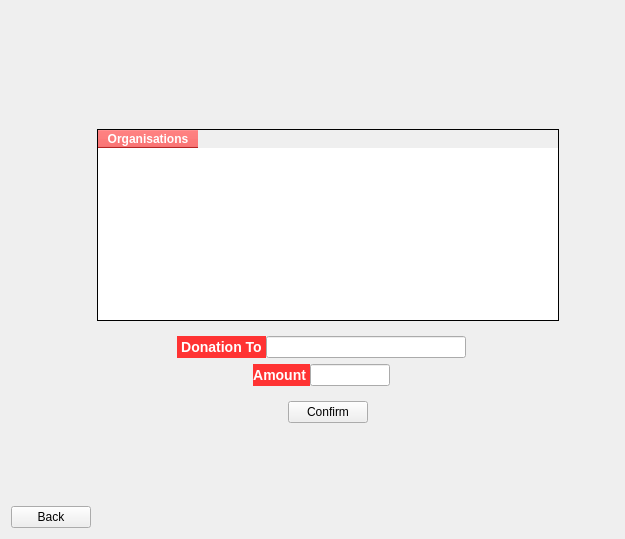
                 <widget class="QWidget" name="Donations_Page">
                  <layout class="QGridLayout" name="gridLayout_19">
                   <item row="0" column="2">
                    <spacer name="verticalSpacer_34">
                     <property name="orientation">
                      <enum>Qt::Vertical</enum>
                     </property>
                     <property name="sizeHint" stdset="0">
                      <size>
                       <width>20</width>
                       <height>78</height>
                      </size>
                     </property>
                    </spacer>
                   </item>
                   <item row="1" column="0">
                    <spacer name="horizontalSpacer_125">
                     <property name="orientation">
                      <enum>Qt::Horizontal</enum>
                     </property>
                     <property name="sizeHint" stdset="0">
                      <size>
                       <width>56</width>
                       <height>20</height>
                      </size>
                     </property>
                    </spacer>
                   </item>
                   <item row="1" column="1" colspan="3">
                    <layout class="QVBoxLayout" name="verticalLayout_35">
                     <property name="spacing">
                      <number>15</number>
                     </property>
                     <property name="topMargin">
                      <number>40</number>
                     </property>
                     <item>
                      <widget class="QTableWidget" name="DonationsTable">
                       <property name="sizePolicy">
                        <sizepolicy hsizetype="Expanding" vsizetype="Minimum">
                         <horstretch>0</horstretch>
                         <verstretch>0</verstretch>
                        </sizepolicy>
                       </property>
                       <property name="minimumSize">
                        <size>
                         <width>100</width>
                         <height>0</height>
                        </size>
                       </property>
                       <property name="styleSheet">
                        <string notr="true">QTableWidget {
  border: 1px solid black;
  border-collapse: collapse;
  background-color: white;
   color:black;
  font-weight: bold;
}

QHeaderView::section {
  background-color: #ff3333;
  color: white;
  font-weight: bold;
}</string>
                       </property>
                       <attribute name="horizontalHeaderMinimumSectionSize">
                        <number>28</number>
                       </attribute>
                       <column>
                        <property name="text">
                         <string>Organisations</string>
                        </property>
                       </column>
                      </widget>
                     </item>
                     <item>
                      <layout class="QHBoxLayout" name="horizontalLayout_79">
                       <item>
                        <spacer name="horizontalSpacer_84">
                         <property name="orientation">
                          <enum>Qt::Horizontal</enum>
                         </property>
                         <property name="sizeType">
                          <enum>QSizePolicy::Maximum</enum>
                         </property>
                         <property name="sizeHint" stdset="0">
                          <size>
                           <width>80</width>
                           <height>20</height>
                          </size>
                         </property>
                        </spacer>
                       </item>
                       <item>
                        <layout class="QVBoxLayout" name="verticalLayout_36">
                         <property name="spacing">
                          <number>6</number>
                         </property>
                         <item>
                          <layout class="QHBoxLayout" name="horizontalLayout_80">
                           <property name="spacing">
                            <number>0</number>
                           </property>
                           <item>
                            <widget class="QLabel" name="label_59">
                             <property name="styleSheet">
                              <string notr="true">QLabel
{
	background-color: #ff3333;
	color: #fff;
	font-size: 14px;
	font-weight: bold;

}</string>
                             </property>
                             <property name="text">
                              <string> Donation To </string>
                             </property>
                             <property name="alignment">
                              <set>Qt::AlignCenter</set>
                             </property>
                            </widget>
                           </item>
                           <item>
                            <widget class="QLineEdit" name="DonationPage_organisation_le">
                             <property name="sizePolicy">
                              <sizepolicy hsizetype="Maximum" vsizetype="Fixed">
                               <horstretch>0</horstretch>
                               <verstretch>0</verstretch>
                              </sizepolicy>
                             </property>
                             <property name="minimumSize">
                              <size>
                               <width>200</width>
                               <height>0</height>
                              </size>
                             </property>
                             <property name="text">
                              <string/>
                             </property>
                             <property name="readOnly">
                              <bool>true</bool>
                             </property>
                            </widget>
                           </item>
                          </layout>
                         </item>
                         <item>
                          <layout class="QHBoxLayout" name="horizontalLayout_81">
                           <property name="spacing">
                            <number>0</number>
                           </property>
                           <item>
                            <spacer name="horizontalSpacer_109">
                             <property name="orientation">
                              <enum>Qt::Horizontal</enum>
                             </property>
                             <property name="sizeHint" stdset="0">
                              <size>
                               <width>40</width>
                               <height>20</height>
                              </size>
                             </property>
                            </spacer>
                           </item>
                           <item>
                            <widget class="QLabel" name="label_61">
                             <property name="styleSheet">
                              <string notr="true">QLabel
{
	background-color: #ff3333;
	color: #fff;
	font-size: 14px;
	font-weight: bold;

}</string>
                             </property>
                             <property name="text">
                              <string>Amount </string>
                             </property>
                             <property name="alignment">
                              <set>Qt::AlignCenter</set>
                             </property>
                            </widget>
                           </item>
                           <item>
                            <widget class="QLineEdit" name="DonationPage_Amount_le">
                             <property name="sizePolicy">
                              <sizepolicy hsizetype="Maximum" vsizetype="Fixed">
                               <horstretch>0</horstretch>
                               <verstretch>0</verstretch>
                              </sizepolicy>
                             </property>
                             <property name="maximumSize">
                              <size>
                               <width>80</width>
                               <height>16777215</height>
                              </size>
                             </property>
                             <property name="text">
                              <string/>
                             </property>
                            </widget>
                           </item>
                           <item>
                            <spacer name="horizontalSpacer_110">
                             <property name="orientation">
                              <enum>Qt::Horizontal</enum>
                             </property>
                             <property name="sizeHint" stdset="0">
                              <size>
                               <width>40</width>
                               <height>20</height>
                              </size>
                             </property>
                            </spacer>
                           </item>
                          </layout>
                         </item>
                        </layout>
                       </item>
                       <item>
                        <spacer name="horizontalSpacer_111">
                         <property name="orientation">
                          <enum>Qt::Horizontal</enum>
                         </property>
                         <property name="sizeType">
                          <enum>QSizePolicy::Expanding</enum>
                         </property>
                         <property name="sizeHint" stdset="0">
                          <size>
                           <width>80</width>
                           <height>20</height>
                          </size>
                         </property>
                        </spacer>
                       </item>
                      </layout>
                     </item>
                     <item>
                      <layout class="QHBoxLayout" name="horizontalLayout_82">
                       <item>
                        <spacer name="horizontalSpacer_112">
                         <property name="orientation">
                          <enum>Qt::Horizontal</enum>
                         </property>
                         <property name="sizeHint" stdset="0">
                          <size>
                           <width>83</width>
                           <height>20</height>
                          </size>
                         </property>
                        </spacer>
                       </item>
                       <item>
                        <layout class="QHBoxLayout" name="horizontalLayout_83">
                         <property name="spacing">
                          <number>0</number>
                         </property>
                         <item>
                          <widget class="QPushButton" name="DonationPage_confirm_btn">
                           <property name="sizePolicy">
                            <sizepolicy hsizetype="Fixed" vsizetype="Fixed">
                             <horstretch>0</horstretch>
                             <verstretch>0</verstretch>
                            </sizepolicy>
                           </property>
                           <property name="minimumSize">
                            <size>
                             <width>80</width>
                             <height>0</height>
                            </size>
                           </property>
                           <property name="maximumSize">
                            <size>
                             <width>16777215</width>
                             <height>35</height>
                            </size>
                           </property>
                           <property name="styleSheet">
                            <string notr="true">/*-----QPushButton-----*/
QPushButton#sendmoney_fr_btn
{
	background-color: #ff3333;
	color: #fff;
	border-radius: 5px;
	font-size: 15px;
	font-weight: bold;
	border: none;
	padding: 5px;
}
</string>
                           </property>
                           <property name="text">
                            <string>Confirm</string>
                           </property>
                           <property name="checkable">
                            <bool>true</bool>
                           </property>
                          </widget>
                         </item>
                        </layout>
                       </item>
                       <item>
                        <spacer name="horizontalSpacer_113">
                         <property name="orientation">
                          <enum>Qt::Horizontal</enum>
                         </property>
                         <property name="sizeHint" stdset="0">
                          <size>
                           <width>82</width>
                           <height>20</height>
                          </size>
                         </property>
                        </spacer>
                       </item>
                      </layout>
                     </item>
                    </layout>
                   </item>
                   <item row="1" column="4">
                    <spacer name="horizontalSpacer_126">
                     <property name="orientation">
                      <enum>Qt::Horizontal</enum>
                     </property>
                     <property name="sizeHint" stdset="0">
                      <size>
                       <width>55</width>
                       <height>20</height>
                      </size>
                     </property>
                    </spacer>
                   </item>
                   <item row="2" column="3">
                    <spacer name="verticalSpacer_38">
                     <property name="orientation">
                      <enum>Qt::Vertical</enum>
                     </property>
                     <property name="sizeHint" stdset="0">
                      <size>
                       <width>20</width>
                       <height>77</height>
                      </size>
                     </property>
                    </spacer>
                   </item>
                   <item row="3" column="0">
                    <widget class="QPushButton" name="DonationsPage_back_btn">
                     <property name="maximumSize">
                      <size>
                       <width>80</width>
                       <height>35</height>
                      </size>
                     </property>
                     <property name="styleSheet">
                      <string notr="true">/*-----QPushButton-----*/
QPushButton#sendmoney_fr_btn
{
	background-color: #ff3333;
	color: #fff;
	border-radius: 5px;
	font-size: 15px;
	font-weight: bold;
	border: none;
	padding: 5px;
}
</string>
                     </property>
                     <property name="text">
                      <string>Back</string>
                     </property>
                     <property name="checkable">
                      <bool>true</bool>
                     </property>
                    </widget>
                   </item>
                   <item row="3" column="1">
                    <spacer name="horizontalSpacer_127">
                     <property name="orientation">
                      <enum>Qt::Horizontal</enum>
                     </property>
                     <property name="sizeHint" stdset="0">
                      <size>
                       <width>410</width>
                       <height>20</height>
                      </size>
                     </property>
                    </spacer>
                   </item>
                  </layout>
                 </widget>
